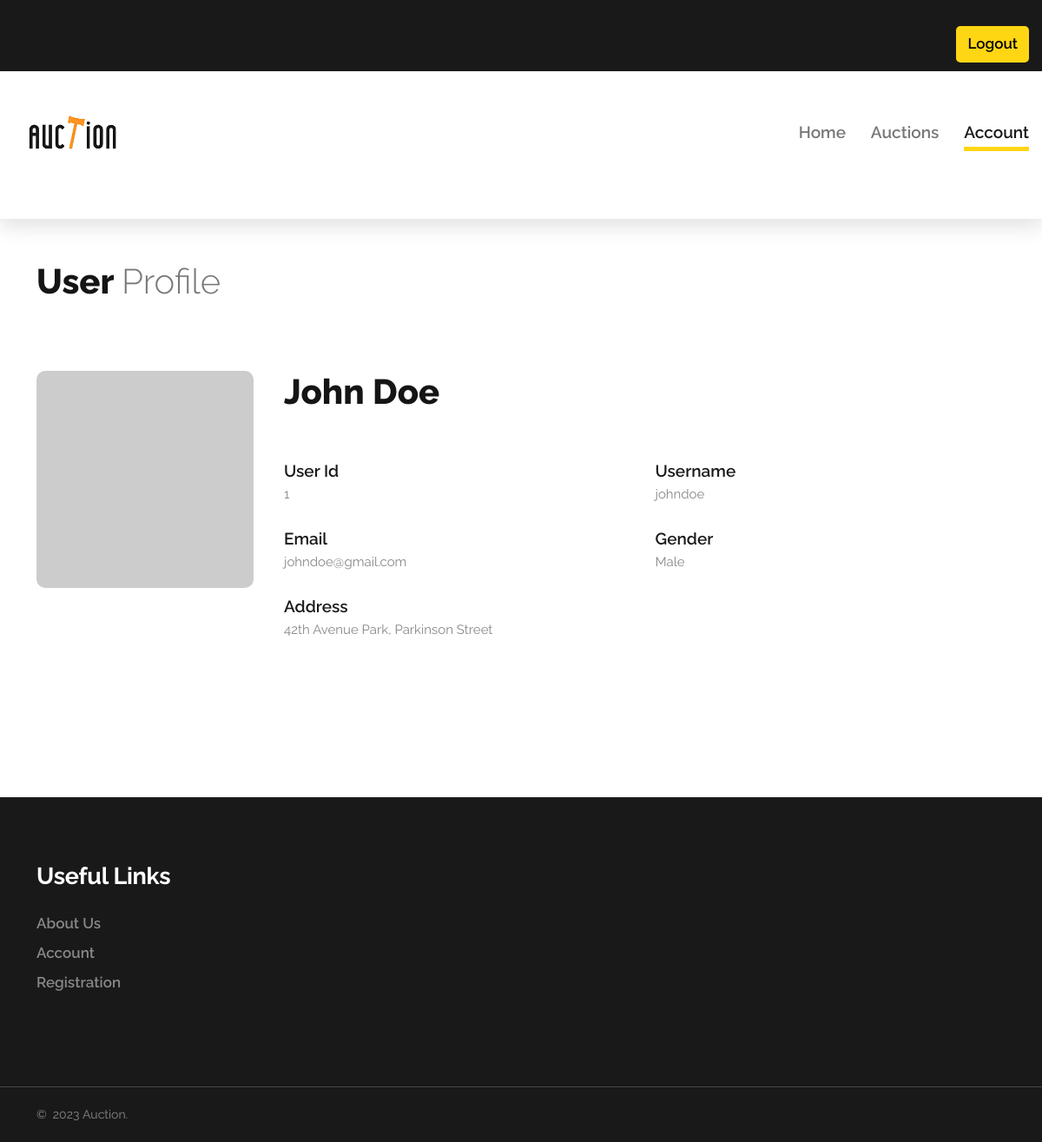
/userprofile.php (signed in), run on the app's committed database.
### tables this page shows
CREATE TABLE `sellers` (
  `SellerID` int(11) NOT NULL,
  `SellerUsername` varchar(20) NOT NULL,
  `SellerName` varchar(100) NOT NULL,
  `SellerEmail` varchar(100) NOT NULL,
  `SellerPassword` varchar(255) NOT NULL,
  `SellerGender` varchar(255) NOT NULL,
  `SellerAddress` varchar(2000) NOT NULL
);

### userprofile.php (the view)
<?php
include('global-header.php');
if (!isset($_SESSION['loggedIn'])) {
?>
    <section class="section novi-bd section-lg text-center bg-primary">
        <div class="container">
            <div class="row row-50 row-fix justify-content-center">
                <div class="col-lg-7 col-md-8 col-sm-10">
                    <h1>404</h1>
                    <h2>Sorry, page not found!</h2>
                    <p class="text-black">The page you are looking for might have been removed, <br> had its name changed, or is temporarily unavailable.</p>
                </div>
            </div>
        </div>
    </section>
<?php
} else {
?>
    <section class="section novi-bd novi-bg-img section-md">
        <div class="container">
            <h2 class="text-center text-sm-start">User <span class="h2-style">Profile</span></h2>
            <?php
            $username = $_SESSION['username'];
            $std = "SELECT * FROM Sellers WHERE SellerUsername = '$username'";
            $row = mysqli_query($conn, $std);
            if ($row) {
                if (mysqli_num_rows($row) == 1) {
                    $row = $row->fetch_array(MYSQLI_ASSOC);
            ?>
                    <section class="section novi-bd novi-bg-img section-md">
                        <div class="row row-50 row-fix justify-content-center">
                            <div class="col-lg-3">
                                <figure class="box-team-figure" style="width: 250px;"><img src="https://ui-avatars.com/api/?name=<?= $row['SellerName'] ?>" alt="" width="270" height="135">
                                </figure>
                            </div>
                            <div class="col-lg-9">
                                <h2 class="text-center text-sm-start"><?= $row['SellerName'] ?></h2>
                                <div class="row row-50 row-fix justify-content-center">
                                    <div class="col-lg-6">
                                        <dt class="heading-5 mt-4">User Id</dt>
                                        <dd><?= $row['SellerID'] ?></dd>
                                        <dt class="heading-5 mt-4">Email</dt>
                                        <dd><?= $row['SellerEmail'] ?></dd>
                                        <dt class="heading-5 mt-4">Address</dt>
                                        <dd><?= $row['SellerAddress'] ?></dd>
                                    </div>
                                    <div class="col-lg-6">
                                        <dt class="heading-5 mt-4">Username</dt>
                                        <dd><?= $row['SellerUsername'] ?></dd>
                                        <dt class="heading-5 mt-4">Gender</dt>
                                        <dd><?= $row['SellerGender']  == "M" ? "Male" : "Female" ?></dd>
                                    </div>
                                </div>
                            </div>
                        </div>
                    </section>
            <?php
                }
            }
            ?>
        </div>
    </section>
<?php
}
include('global-footer.php');
?>

### data on the page
sellers: SellerName "John Doe", SellerID "1", SellerEmail "johndoe@gmail.com", SellerAddress "42th Avenue Park, Parkinson Street", SellerUsername "johndoe"
